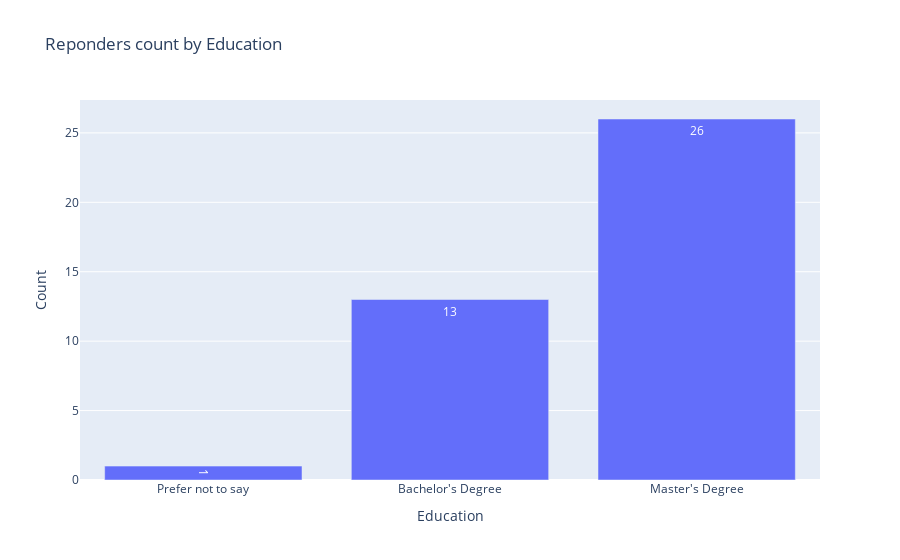

Here is the notebook cell this chart was saved with:
### Code cell
px.bar(data.groupby(['education']).size().reset_index(name="count").sort_values(by=['count']), 'education', 'count', text_auto=True, labels={'education':'Education', "count": "Count"}, title="Reponders count by Education")

### Figure 1 — Plotly figure (JSON) as saved in the notebook; plotly's stock layout.template omitted (floating-point values rounded to 4 significant figures)
{"data": [{"alignmentgroup": "True", "hovertemplate": "Education=%{x}<br>Count=%{y}<extra></extra>", "legendgroup": "", "marker": {"color": "#636efa", "pattern": {"shape": ""}}, "name": "", "offsetgroup": "", "orientation": "v", "showlegend": false, "textposition": "auto", "texttemplate": "%{y}", "type": "bar", "x": ["Prefer not to say", "Bachelor's Degree", "Master's Degree"], "xaxis": "x", "y": [1, 13, 26], "yaxis": "y"}], "layout": {"barmode": "relative", "legend": {"tracegroupgap": 0}, "title": {"text": "Reponders count by Education"}, "xaxis": {"anchor": "y", "domain": [0, 1], "title": {"text": "Education"}}, "yaxis": {"anchor": "x", "domain": [0, 1], "title": {"text": "Count"}}}}
